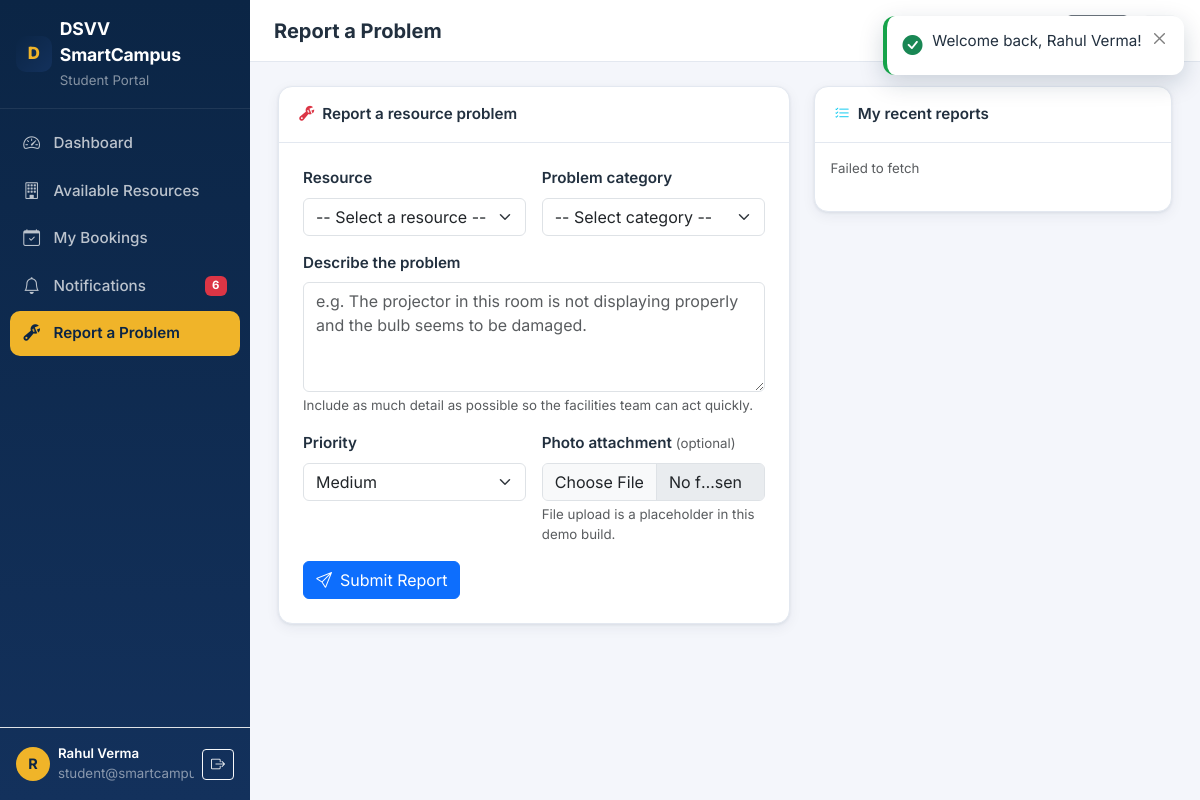
Screenshot of /student/report-problem.php (signed in) with the database file from the repository.
### tables this page shows
CREATE TABLE users (
  id INT UNSIGNED AUTO_INCREMENT PRIMARY KEY,
  name VARCHAR(120) NOT NULL,
  email VARCHAR(160) NOT NULL UNIQUE,
  password VARCHAR(255) NOT NULL,
  role ENUM('student','faculty','admin') NOT NULL DEFAULT 'student',
  department VARCHAR(120) NULL,
  user_identifier VARCHAR(50) NULL,
  status ENUM('active','inactive') NOT NULL DEFAULT 'active',
  created_at TIMESTAMP DEFAULT CURRENT_TIMESTAMP
);

### includes/functions.php (called while the page is built, shortened)
<?php
require_once __DIR__ . '/../config/database.php';
function e(?string $value): string {
    return htmlspecialchars((string)$value, ENT_QUOTES, 'UTF-8');
}
function url(string $path = '/'): string {
    if ($path === '/') return APP_URL !== '' ? APP_URL . '/' : '/';
    return APP_URL . $path;
}
function unread_notifications(PDO $pdo, int $userId): int {
    $stmt = $pdo->prepare("SELECT COUNT(*) FROM notifications WHERE user_id = :u AND is_read = 0");
    $stmt->execute([':u' => $userId]);
    return (int)$stmt->fetchColumn();
}

### config/database.php (called while the page is built, shortened)
<?php
function maybe_install_schema(PDO $pdo): void {
    try {
        if ($pdo->query("SHOW TABLES LIKE 'users'")->fetchColumn()) {
            return;
        }
    } catch (Throwable $e) {
        error_log('[DSVV SmartCampus] auto-install skipped: ' . $e->getMessage());
    }
}
function db(): PDO {
    static $pdo = null;
    if ($pdo === null) {
        $dsn = 'mysql:host=' . DB_HOST . ';port=' . DB_PORT . ';dbname=' . DB_NAME . ';charset=utf8mb4';
        try {
            $pdo = new PDO($dsn, DB_USER, DB_PASS, [
                PDO::ATTR_ERRMODE            => PDO::ERRMODE_EXCEPTION,
                PDO::ATTR_DEFAULT_FETCH_MODE => PDO::FETCH_ASSOC,
                PDO::ATTR_EMULATE_PREPARES   => false,
            ]);
            maybe_install_schema($pdo);
        } catch (PDOException $e) {
            http_response_code(500);
            die('Database connection failed. Check the DB_* settings (config/config.php or environment variables) and ensure MySQL is running.<br>' . htmlspecialchars($e->getMessage()));
        }
    }
    return $pdo;
}

### includes/auth.php (called while the page is built, shortened)
<?php
require_once __DIR__ . '/functions.php';
function current_user(): ?array {
    static $user = false;
    if ($user === false) {
        $user = null;
        if (!empty($_SESSION['user_id'])) {
            $stmt = db()->prepare("SELECT * FROM users WHERE id = :id AND status = 'active'");
            $stmt->execute([':id' => (int)$_SESSION['user_id']]);
            $row = $stmt->fetch();
            if ($row) {
                $user = $row;
            } else {
                session_destroy();
            }
        }
    }
    return $user ?: null;
}
function require_login(string $redirectTo = '/login.php'): array {
    $u = current_user();
    return $u;
}
function require_any_role(array $roles): array {
    $u = require_login();
    return $u;
}
function role_home(string $role): string {
    return match ($role) {
        'admin'   => '/admin/dashboard.php',
        'faculty' => '/faculty/dashboard.php',
        default   => '/student/dashboard.php',
    };
}

### student/report-problem.php (the view, shortened to what this page needs)
<?php
require_once __DIR__ . '/../includes/functions.php';
require_once __DIR__ . '/../includes/auth.php';
$u = require_any_role(['student', 'faculty']);
$page_title = 'Report a Problem';
$active = 'report';
$priorities = ['low', 'medium', 'high', 'critical'];
require_once __DIR__ . '/../includes/dash_header.php';
?>
<div class="row g-4">
    <div class="col-lg-7">
        <div class="sc-card">
            <div class="card-header-sc"><i class="bi bi-wrench-adjustable text-danger"></i> Report a resource problem</div>
            <div class="p-4">
                <form id="complaintForm" novalidate>
                    <div class="row g-3">
                        <div class="col-md-6">
                            <label class="form-label fw-semibold">Resource</label>
                            <select class="form-select" name="resource_id" required>
                                <option value="0">-- Select a resource --</option>
                            </select>
                        </div>
                        <div class="col-md-6">
                            <label class="form-label fw-semibold">Problem category</label>
                            <select class="form-select" name="category" required>
                                <option value="">-- Select category --</option>
                            </select>
                        </div>
                        <div class="col-12">
                            <label class="form-label fw-semibold">Describe the problem</label>
                            <textarea class="form-control" name="description" rows="4" required minlength="10"
                                      placeholder="e.g. The projector in this room is not displaying properly and the bulb seems to be damaged."></textarea>
                            <div class="form-text">Include as much detail as possible so the facilities team can act quickly.</div>
                        </div>
                        <div class="col-md-6">
                            <label class="form-label fw-semibold">Priority</label>
                            <select class="form-select" name="priority">
                                <?php foreach ($priorities as $p): ?>
                                    <option value="<?= $p ?>" <?= $p === 'medium' ? 'selected' : '' ?>><?= ucfirst($p) ?></option>
                                <?php endforeach; ?>
                            </select>
                        </div>
                        <div class="col-md-6">
                            <label class="form-label fw-semibold">Photo attachment <small class="text-muted fw-normal">(optional)</small></label>
                            <input type="file" class="form-control" name="attachment" accept="image/*" disabled>
                            <div class="form-text text-muted">File upload is a placeholder in this demo build.</div>
                        </div>
                        <div class="col-12">
                            <button class="btn btn-primary" type="submit" id="complaintBtn"><i class="bi bi-send me-2"></i>Submit Report</button>
                        </div>
                    </div>
                </form>
            </div>
        </div>
    </div>
    <div class="col-lg-5">
        <div class="sc-card">
            <div class="card-header-sc"><i class="bi bi-list-check text-info"></i> My recent reports</div>
            <div class="p-3" id="myComplaints">
            </div>
        </div>
    </div>
</div>
<?php
require_once __DIR__ . '/../includes/dash_footer.php';
?>

### includes/dash_header.php (shortened to what this page needs)
<?php
$pageTitle = $page_title ?? 'Dashboard';
$activeNav = $active ?? '';
$unread = $u ? unread_notifications(db(), (int)$u['id']) : 0;
?>
<!DOCTYPE html>
<html lang="en">
<head>
    <link href="https://cdn.jsdelivr.net/npm/bootstrap@5.3.3/dist/css/bootstrap.min.css" rel="stylesheet">
    <link rel="stylesheet" href="https://cdn.jsdelivr.net/npm/bootstrap-icons@1.11.3/font/bootstrap-icons.min.css">
    <link rel="stylesheet" href="<?= url('/assets/css/style.css') ?>">
</head>
<body class="dash-body">
<div class="dash-shell">
    <aside class="sc-sidebar" id="sidebar">
        <div class="d-flex align-items-center gap-2 px-3 py-3 border-bottom sc-sidebar-brand">
            <span class="sc-logo"><?= e(APP_NAME[0]) ?></span>
            <div class="flex-grow-1">
                <div class="fw-bold sc-brand-text text-white"><?= e(APP_NAME) ?></div>
                <small class="text-white-50"><?= ucfirst(e($u['role'])) ?> Portal</small>
            </div>
        </div>
        <nav class="sc-sidebar-nav flex-grow-1 overflow-auto">
            <?php
            foreach ($navItems[$u['role']] ?? [] as $item):
                $activeClass = $activeNav === $item['key'] ? ' active' : '';
            ?>
            <a href="<?= url($item['href']) ?>" class="sc-nav-item<?= $activeClass ?>">
                <i class="bi bi-<?= e($item['icon']) ?>"></i>
                <span><?= e($item['label']) ?></span>
                <?php if (!empty($item['badge']) && $item['badge'] > 0): ?>
                    <span class="badge bg-danger ms-auto"><?= (int)$item['badge'] ?></span>
                <?php endif; ?>
            </a>
            <?php endforeach; ?>
        </nav>
        <div class="p-3 border-top">
            <div class="d-flex align-items-center gap-2">
                <div class="sc-avatar"><?= e(strtoupper(substr($u['name'], 0, 1))) ?></div>
                <div class="flex-grow-1 text-truncate">
                    <div class="text-white small fw-semibold text-truncate"><?= e($u['name']) ?></div>
                    <div class="text-white-50 small"><?= e($u['email']) ?></div>
                </div>
                <a href="<?= url('/logout.php') ?>" class="btn btn-sm btn-outline-light" title="Logout"><i class="bi bi-box-arrow-right"></i></a>
            </div>
        </div>
    </aside>
    <div class="dash-main">
        <div class="sc-topbar d-flex align-items-center gap-3 px-3 px-lg-4">
            <div class="flex-grow-1">
                <h1 class="h5 mb-0 fw-bold"><?= e($pageTitle) ?></h1>
            </div>
            <a href="<?= url('/index.php') ?>" class="btn btn-sm btn-outline-secondary" title="Public site"><i class="bi bi-globe2"></i><span class="d-none d-sm-inline ms-1">Site</span></a>
            <a href="<?= url(role_home($u['role'])) ?>" class="btn btn-sm btn-light" title="Home"><i class="bi bi-house"></i></a>
        </div>
        <main class="dash-content">

### assets/css/style.css (style rules this page uses)
:root { --sc-navy: #0b2545; --sc-navy-2: #13315c; --sc-navy-3: #1b3a6b; --sc-gold: #f0b429; --sc-gold-2: #d99a06; --sc-bg: #f4f6fb; --sc-card: #ffffff; --sc-border: #e3e8f0; --sc-text: #22303f; --sc-muted: #6b7a8f; --sc-sidebar-w: 250px; --sc-shadow: 0 1px 3px rgba(11, 37, 69, .08), 0 4px 14px rgba(11, 37, 69, .06); --sc-radius: 14px; }
* { box-sizing: border-box; }
body { font-family: 'Inter', system-ui, -apple-system, 'Segoe UI', Roboto, sans-serif; color: var(--sc-text); background: var(--sc-bg); font-size: .95rem; }
a { text-decoration: none; }
.sc-card { background: var(--sc-card); border: 1px solid var(--sc-border); border-radius: var(--sc-radius); box-shadow: var(--sc-shadow); }
.sc-card .card-header-sc { padding: 1rem 1.25rem; border-bottom: 1px solid var(--sc-border); font-weight: 600; display: flex; align-items: center; gap: .5rem; }
.sc-avatar { width: 34px; height: 34px; border-radius: 50%; background: var(--sc-gold); color: var(--sc-navy); display: grid; place-items: center; font-weight: 700; font-size: .9rem; flex-shrink: 0; }
.sc-logo { width: 36px; height: 36px; border-radius: 10px; background: linear-gradient(135deg, var(--sc-navy) 0%, var(--sc-navy-2) 100%); color: var(--sc-gold); display: grid; place-items: center; font-weight: 800; font-size: 1.05rem; }
.sc-brand-text { color: var(--sc-navy); font-size: 1.1rem; letter-spacing: -.01em; }
.dash-body { background: var(--sc-bg); }
.dash-shell { display: flex; min-height: 100vh; }
.sc-sidebar { width: var(--sc-sidebar-w); background: linear-gradient(180deg, var(--sc-navy) 0%, var(--sc-navy-2) 100%); display: flex; flex-direction: column; position: fixed; top: 0; bottom: 0; left: 0; z-index: 1030; }
.sc-sidebar-brand { border-color: rgba(255,255,255,.08) !important; }
.sc-sidebar-nav { padding: .8rem .6rem; }
.sc-nav-item { display: flex; align-items: center; gap: .7rem; color: rgba(255,255,255,.72); padding: .62rem .85rem; border-radius: 10px; margin-bottom: .15rem; font-weight: 500; transition: background .12s ease, color .12s ease; }
.sc-nav-item i { font-size: 1.05rem; width: 1.2rem; }
.sc-nav-item.active { background: var(--sc-gold); color: var(--sc-navy); font-weight: 600; }
.dash-main { margin-left: var(--sc-sidebar-w); flex: 1; display: flex; flex-direction: column; min-width: 0; }
.sc-topbar { background: #fff; border-bottom: 1px solid var(--sc-border); height: 62px; position: sticky; top: 0; z-index: 1020; }
.dash-content { padding: 1.5rem 1.75rem; flex: 1; }

### rows the page displays
users: role "Student", name "R", name "Rahul Verma", email "student@smartcam…"

### other values shown
APP_NAME[0] "D"
APP_NAME "DSVV SmartCampus"
$item['label'] "Dashboard"
$item['label'] "Available Resources"
$item['label'] "My Bookings"
$item['label'] "Notifications"
$item['badge'] "6"
$item['label'] "Report a Problem"
$pageTitle "Report a Problem"
form field priority "Medium"
